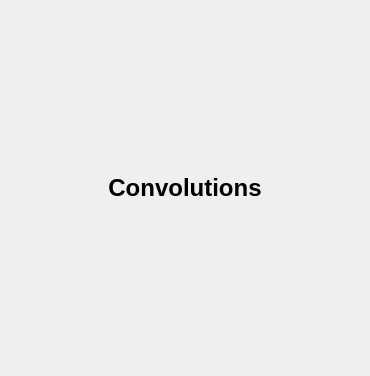
<?xml version="1.0" encoding="UTF-8"?>
<ui version="4.0">
 <class>LPanelConvolution</class>
 <widget class="QDialog" name="LPanelConvolution">
  <property name="geometry">
   <rect>
    <x>0</x>
    <y>0</y>
    <width>370</width>
    <height>376</height>
   </rect>
  </property>
  <property name="windowTitle">
   <string>Dialog</string>
  </property>
  <property name="autoFillBackground">
   <bool>false</bool>
  </property>
  <layout class="QGridLayout" name="gridLayout">
   <item row="0" column="0">
    <layout class="QVBoxLayout" name="mLayoutVertical">
     <item>
      <widget class="QLabel" name="mLabelTitle">
       <property name="sizePolicy">
        <sizepolicy hsizetype="MinimumExpanding" vsizetype="Fixed">
         <horstretch>0</horstretch>
         <verstretch>0</verstretch>
        </sizepolicy>
       </property>
       <property name="font">
        <font>
         <pointsize>18</pointsize>
         <weight>75</weight>
         <bold>true</bold>
        </font>
       </property>
       <property name="text">
        <string>Convolutions</string>
       </property>
       <property name="textFormat">
        <enum>Qt::RichText</enum>
       </property>
       <property name="alignment">
        <set>Qt::AlignCenter</set>
       </property>
      </widget>
     </item>
     <item>
      <layout class="QVBoxLayout" name="mLayoutContainer"/>
     </item>
    </layout>
   </item>
  </layout>
 </widget>
 <resources/>
 <connections/>
</ui>
